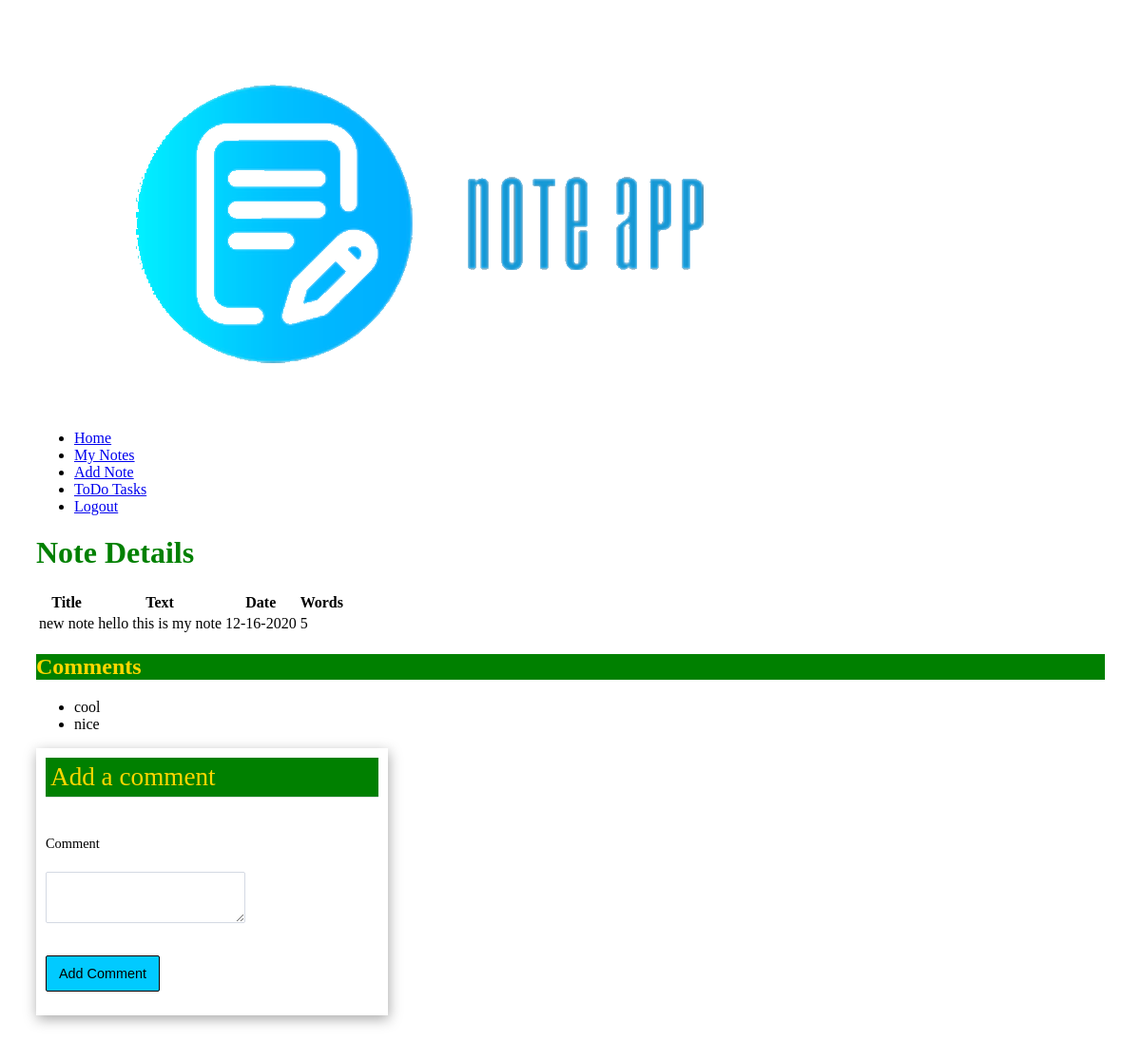
The app's page /notes/2 (signed in) with its own data.
### models.py (models this page shows, shortened)
class Note(db.Model):
    id = db.Column("id", db.Integer, primary_key=True)
    title = db.Column("title", db.String(200))
    text = db.Column("text", db.String(100))
    date = db.Column("date", db.String(50))
    user_id = db.Column(db.Integer, db.ForeignKey("user.id"), nullable=False)
    comments = db.relationship("Comment", backref="note_comment", cascade="all, delete-orphan", lazy=True)

class Comment(db.Model):
    id = db.Column(db.Integer, primary_key=True)
    date_posted = db.Column(db.DateTime, nullable=False)
    content = db.Column(db.VARCHAR, nullable=False)
    note_id = db.Column(db.Integer, db.ForeignKey("note.id"), nullable=False)
    user_id = db.Column(db.Integer, db.ForeignKey("user.id"), nullable=False)

### ProjectNote.py (the view)
@app.route('/notes/<note_id>')
def get_note(note_id):
    if session.get('user'):
        my_note = db.session.query(Note).filter_by(id=note_id, user_id=session['user_id']).one()
        form = CommentForm()
        data = my_note.text
        word_list = data.split()
        list_length = len(word_list)
        return render_template("note.html", note=my_note, user=session['user'], form=form, note_count = list_length)
    else:
        return redirect(url_for('login'))

### forms.py
class CommentForm(FlaskForm):
    class Meta:
        csrf = False
    comment = TextAreaField('Comment',validators=[Length(min=1)])
    submit = SubmitField('Add Comment')

### templates/note.html (shortened to what this page needs)
<!DOCTYPE html>
<html lang="en">
    <head>
        <link rel="stylesheet" href="https://cdnjs.cloudflare.com/ajax/libs/font-awesome/4.7.0/css/font-awesome.min.css">
        <link rel="stylesheet" href="{{ url_for('static', filename='main.css') }}">
        <link rel="stylesheet" href="{{ url_for('static', filename='forms.css') }}">
    </head>
    <body>
    <header>
        <div class="container">
            <img src="../static/logo.png" alt="note Logo" id="logo">
            <nav class="site-nav">
                <ul>
                    <li><a href = "/index"> Home</a></li>
                    <li><a href = "/notes"> My Notes</a></li>
                    <li><a href = "/notes/new"> Add Note</a></li>
                    <li><a href="/todo">ToDo Tasks</a></li>
                    {% if user %}
                    <li><a href="{{ url_for('logout') }}">Logout</a></li>
                    {% else %}
                    <li><a href="{{ url_for('login') }}">Sign In</a></li>
                    <li><a href="{{ url_for('register') }}">Register</a></li>
                </ul>
                {% endif %}
            </nav>
        </div>
    </header>
    <div class="container-edit">
        <div class="edit-box">
            <h1>Note Details</h1>
        </div>
    </div>
    <div class="note-container">
        <table>
            <tr>
                <th>Title</th>
                <th>Text</th>
                <th>Date</th>
                <th>Words</th>
            </tr>
            <tr>
                <td>{{ note.title }}</td>
                <td>{{ note.text }}</td>
                <td>{{ note.date }}</td>
                <td>{{ note_count }}</td>
            </tr>
        </table>
    </div>
{% if note.comments %}
  	{% if note.comments|length > 0 %}
    	<h2>Comments</h2>
        <div class="comments">
   		<ul>
    	{% for comment in note.comments %}
      		<li>{{ comment.content }}</li>
    	{% endfor %}
    	</ul>
        </div>
  	{% endif %}
 {% endif %}
<div class="adding-comment">
    <form action="{{ url_for('new_comment', note_id=note.id) }}" method="post">
	<div class="formwrapper">
    	<h2 class="title">Add a comment</h2>
    		<div class="form-field">
      			{{ form.comment.label }} <br/> {{ form.comment }}
    		</div>
    	{{ form.submit }}
  	</div>
</form>
</div>
    </body>
</html>

### static/main.css (style rules this page uses)
body { padding: 30px 30px; }
h1 { color:green; }
h2 { color:gold; background:green; }

### static/forms.css (style rules this page uses)
form { background: white; width: 100%; }
.form-field { position: relative; }
.title { font-size: 1.7rem; font-weight: 300; border-bottom: 1px solid #dbe3ec; padding: 5px; margin: 0 0 40px 0; }
.formwrapper { position: relative; background: white; width: 350px; box-shadow: 1px 4px 13px darkgrey; padding: 10px; }
label { font-size: .9em; color: black; margin-bottom: 3px; display: block; font-weight: 300; }
input, textarea { padding: 10px 13px; margin-bottom: 15px; border-radius: 2px; border: 1px solid #d4d9e3; font-weight: 200; color: #4d5060; font-family: 'Poppins', sans-serif; font-size: .9em; }
input[type="submit"] { background: #01caff; border: 0; color: black; border-radius: 2px; margin-top: 15px; font-weight: 400; border: 1px solid black; transition: all .3s ease-out; }

### records on screen
Note: title "new note", text "hello this is my note", date "12-16-2020"
Comment: content "cool"
Comment: content "nice"

### other values on screen
{{ note_count }} "5"
